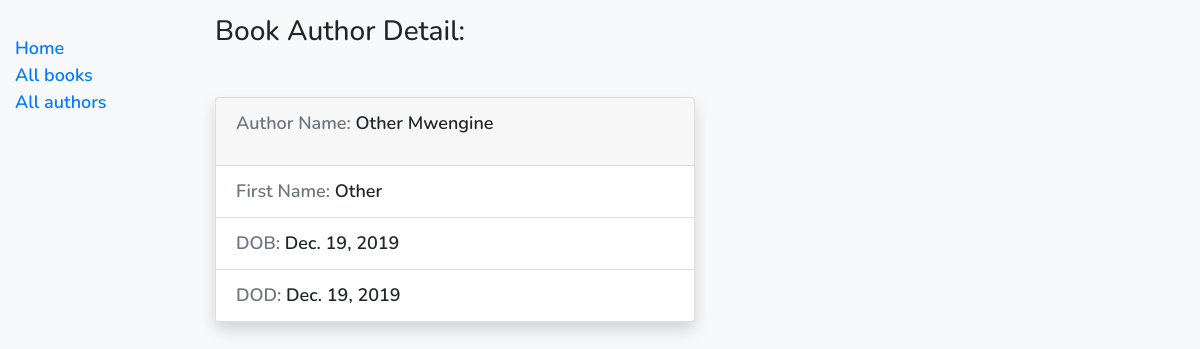
The app's page /catalogg/author/3 with its own data.
### catalogg/models.py (models this page shows, shortened)
class Author(models.Model):
    first_name = models.CharField(max_length=100)
    last_name = models.CharField(max_length=100)
    date_of_birth = models.DateField(null=True, blank=True)
    date_of_death = models.DateField('died', null=True, blank=True)
    class Meta:
        ordering = ['last_name', 'first_name']

### catalogg/views.py (the view)
# urls.py: path('author/<int:pk>', views.AuthorDetailView.as_view(), name='author-detail')]
class AuthorDetailView(generic.DetailView):
    queryset = Author.objects.all()
    context_object_name = 'author_detail'
    template_name = 'catalogg/Authordetail.html'

### catalogg/templates/catalogg/Authordetail.html
{% extends 'base_generic.html' %}
{% block content %}
    <h3 class="">Book Author Detail:</h3>
    <div style="width: 30rem;" class=" card mt-5 mr-3 mb-3 rounded justify-content-center shadow ">
          <div class="card-header">
              <p><span class="text-muted">Author Name: </span>{{ author_detail.first_name }} {{ author_detail.last_name }}</p>
          </div>
           <ul class="list-group list-group-flush">
               <li class="list-group-item"><span class="text-muted">First Name: </span>{{ author_detail.first_name }}</li>
               <li class="list-group-item"><span class="text-muted">DOB: </span>{{ author_detail.date_of_birth }}</li>
               <li class="list-group-item"><span class="text-muted">DOD: </span>{{ author_detail.date_of_death }}</li>
           </ul>
</div>
{% endblock %}

### catalogg/static/css/styles.css (style rules this page uses)
body { margin-top: 15px; font-family: 'Nunito', sans-serif; font-weight: 600; font-size: 18px; }

### records on screen
Author: first_name "Other", last_name "Mwengine", date_of_birth "Dec. 19, 2019", date_of_death "Dec. 19, 2019"
